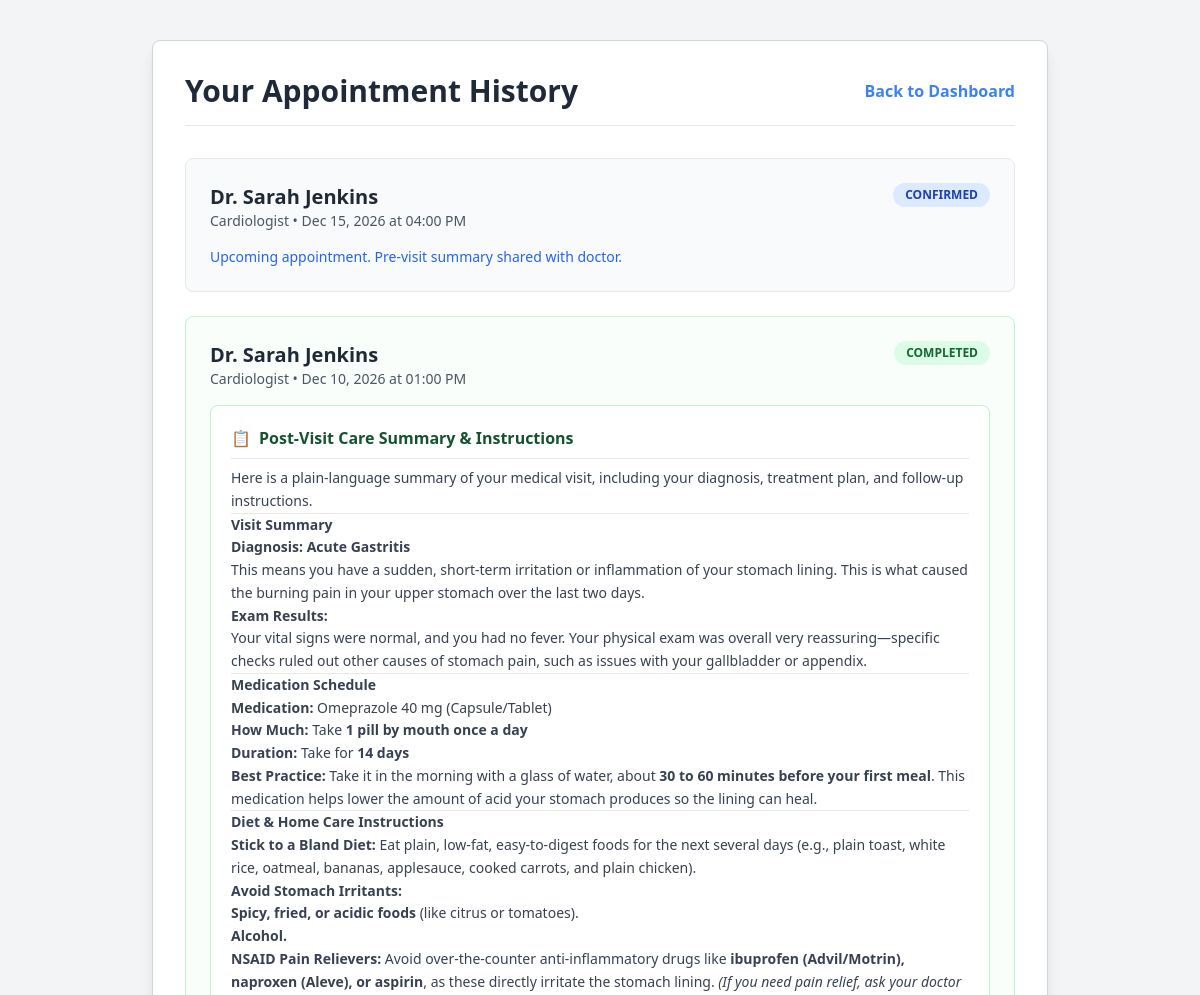
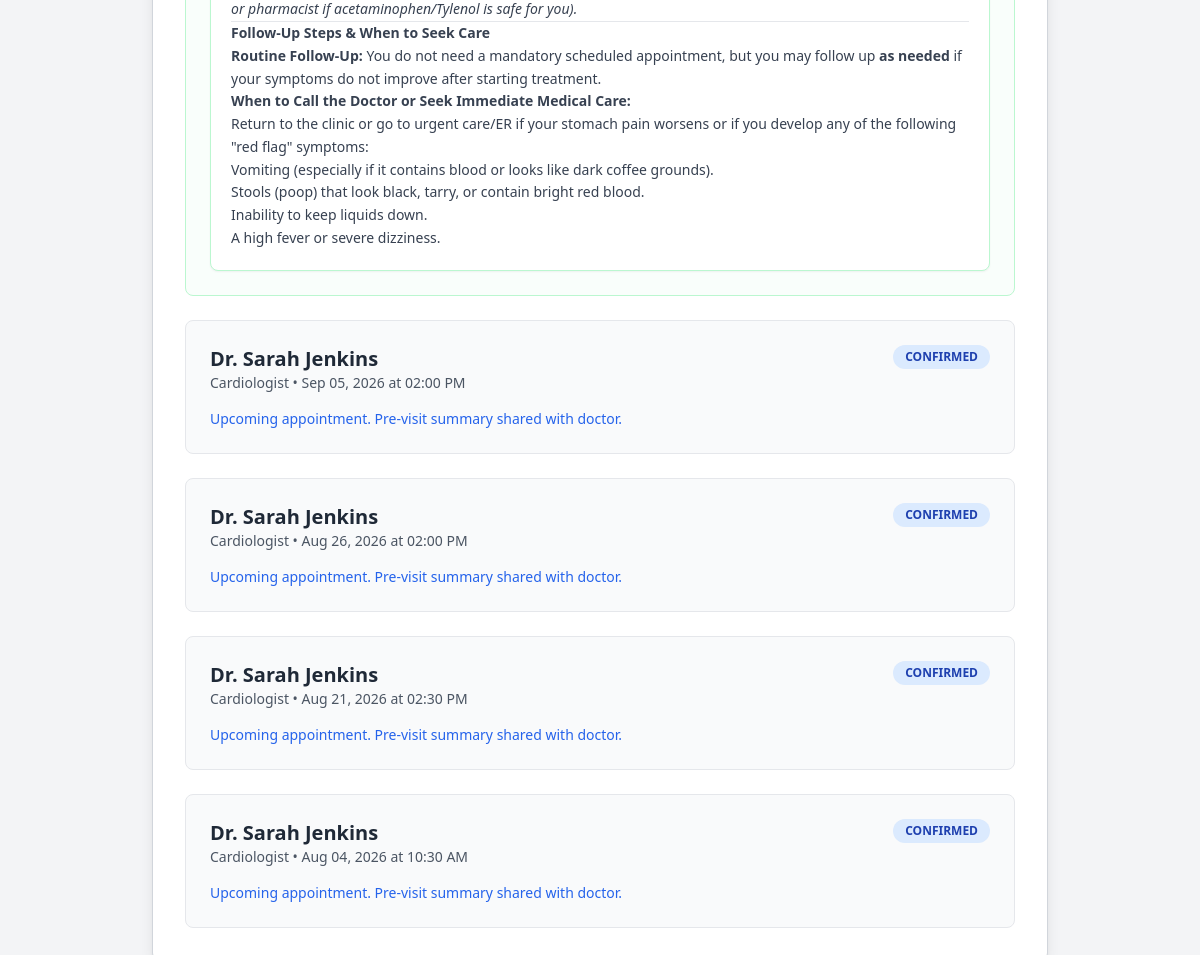
The page /patient/history (signed in) on the database its author committed (2 pictures, top to bottom).
### app/models/__init__.py (models this page shows, shortened)
class User(db.Model, UserMixin):
    __tablename__ = 'users'
    id = db.Column(db.Integer, primary_key=True)
    name = db.Column(db.String(100), nullable=False)
    email = db.Column(db.String(120), unique=True, nullable=False)
    password_hash = db.Column(db.String(256), nullable=False)
    role = db.Column(db.String(20), nullable=False) # 'admin', 'doctor', or 'patient'

class DoctorProfile(db.Model):
    __tablename__ = 'doctor_profiles'
    id = db.Column(db.Integer, primary_key=True)
    user_id = db.Column(db.Integer, db.ForeignKey('users.id'), nullable=False)
    specialization = db.Column(db.String(100), nullable=False)
    working_hours_start = db.Column(db.String(5), default='09:00') # HH:MM format
    working_hours_end = db.Column(db.String(5), default='17:00')
    slot_duration_mins = db.Column(db.Integer, default=30)
    user = db.relationship('User', backref=db.backref('doctor_profile', uselist=False))

class Appointment(db.Model):
    __tablename__ = 'appointments'
    id = db.Column(db.Integer, primary_key=True)
    patient_id = db.Column(db.Integer, db.ForeignKey('users.id'), nullable=False)
    doctor_id = db.Column(db.Integer, db.ForeignKey('doctor_profiles.id'), nullable=False)
    start_time = db.Column(db.DateTime, nullable=False)
    end_time = db.Column(db.DateTime, nullable=False)
    status = db.Column(db.String(20), default='held') # held, pending, confirmed, cancelled, completed
    calendar_event_id = db.Column(db.String(100), nullable=True) # For Google Calendar

class PostVisitSummary(db.Model):
    __tablename__ = 'post_visit_summaries'
    id = db.Column(db.Integer, primary_key=True)
    appointment_id = db.Column(db.Integer, db.ForeignKey('appointments.id'), nullable=False)
    raw_clinical_notes = db.Column(db.Text, nullable=False)
    ai_friendly_summary = db.Column(db.Text, nullable=True) # Stores the LLM output

### app/routes/patient.py (the view)
@patient_bp.route('/history')
@login_required
def history():
    appointments = Appointment.query.filter_by(patient_id=current_user.id).order_by(Appointment.start_time.desc()).all()
    history_data = []
    for appt in appointments:
        doc_profile = DoctorProfile.query.get(appt.doctor_id)
        doctor_user = User.query.get(doc_profile.user_id) if doc_profile else None
        post_summary = PostVisitSummary.query.filter_by(appointment_id=appt.id).first()
        history_data.append({
            'appointment': appt,
            'doctor_name': doctor_user.name if doctor_user else 'Unknown',
            'specialization': doc_profile.specialization if doc_profile else 'General',
            'post_summary': post_summary
        })
    return render_template('patient_history.html', history_data=history_data)

### app/templates/patient_history.html
{% extends "base.html" %}
{% block content %}
<div class="max-w-4xl mx-auto bg-white p-8 border border-gray-300 shadow-lg rounded-lg mt-8">
    <div class="flex justify-between items-center mb-8 border-b pb-4">
        <h2 class="text-3xl font-bold text-gray-800">Your Appointment History</h2>
        <a href="{{ url_for('patient.dashboard') }}" class="text-blue-500 hover:underline font-semibold">
            Back to Dashboard
        </a>
    </div>
    {% if not history_data %}
        <p class="text-gray-500 italic text-center py-6">You have no appointment records yet.</p>
    {% else %}
        <div class="space-y-6">
            {% for item in history_data %}
                <div class="p-6 rounded-lg border {% if item.appointment.status == 'completed' %}border-green-200 bg-green-50/40{% else %}border-gray-200 bg-gray-50{% endif %}">
                    <div class="flex justify-between items-start mb-4">
                        <div>
                            <h3 class="text-xl font-bold text-gray-800">Dr. {{ item.doctor_name }}</h3>
                            <p class="text-sm text-gray-600 font-medium">{{ item.specialization }} &bull; {{ item.appointment.start_time.strftime('%b %d, %Y at %I:%M %p') }}</p>
                        </div>
                        <span class="px-3 py-1 rounded-full text-xs font-semibold uppercase {% if item.appointment.status == 'completed' %}bg-green-100 text-green-800{% else %}bg-blue-100 text-blue-800{% endif %}">
                            {{ item.appointment.status }}
                        </span>
                    </div>
                    {% if item.post_summary and item.post_summary.ai_friendly_summary %}
                        <div class="mt-4 bg-white p-5 rounded-lg border border-green-200 shadow-sm">
                            <h4 class="font-bold text-green-900 mb-2 border-b pb-2 flex items-center gap-2">
                                <span>📋</span> Post-Visit Care Summary & Instructions
                            </h4>
                            <div class="text-gray-700 text-sm prose max-w-none leading-relaxed">
                                {{ item.post_summary.ai_friendly_summary | markdown | safe }}
                            </div>
                        </div>
                    {% elif item.appointment.status == 'completed' %}
                        <div class="mt-3 text-sm text-gray-500 italic">
                            Consultation complete. Notes are being finalized.
                        </div>
                    {% else %}
                        <div class="mt-3 text-sm text-blue-600 font-medium">
                            Upcoming appointment. Pre-visit summary shared with doctor.
                        </div>
                    {% endif %}
                </div>
            {% endfor %}
        </div>
    {% endif %}
</div>
{% endblock %}

### app/templates/base.html (shortened to what this page needs)
<!DOCTYPE html>
<html lang="en">
<head>
    <script src="https://cdn.tailwindcss.com"></script>
</head>
<body class="bg-gray-100 font-sans leading-normal tracking-normal">
    <div class="container mx-auto px-4 mt-10">
        {% block content %}{% endblock %}
    </div>
</body>
</html>

### rows shown on the page
User: doctor_name "Sarah Jenkins" "Sarah Jenkins" "Sarah Jenkins" "Sarah Jenkins" "Sarah Jenkins" "Sarah Jenkins"
DoctorProfile: specialization "Cardiologist" "Cardiologist" "Cardiologist" "Cardiologist" "Cardiologist" "Cardiologist"
Appointment: appointment.start_time "Dec 15, 2026 at 04:00 PM", appointment.status "CONFIRMED"
Appointment: appointment.start_time "Dec 10, 2026 at 01:00 PM", appointment.status "COMPLETED"
PostVisitSummary: post_summary.ai_friendly_summary "Here is a plain-language summary of your medical visit, including your diagnosis, treatment plan, and follow-up instructions. Visit Summary Diagnosis: Acute Gastritis This means you have a sudden, short-term irritation or inflammation of your stomach lining. This is what caused the burning pain in your upper stomach over the last two days. Exam Results: Your vital signs were normal, and you had no fever. Your physical exam was overall very reassuring—specific checks ruled out other causes of stomach pain, such as issues with your gallbladder or appendix. Medication Schedule Medication: Omeprazole 40 mg (Capsule/Tablet) How Much: Take 1 pill by mouth once a day Duration: Take for 14 days…"
Appointment: appointment.start_time "Sep 05, 2026 at 02:00 PM", appointment.status "CONFIRMED"
Appointment: appointment.start_time "Aug 26, 2026 at 02:00 PM", appointment.status "CONFIRMED"
Appointment: appointment.start_time "Aug 21, 2026 at 02:30 PM", appointment.status "CONFIRMED"
Appointment: appointment.start_time "Aug 04, 2026 at 10:30 AM", appointment.status "CONFIRMED"
